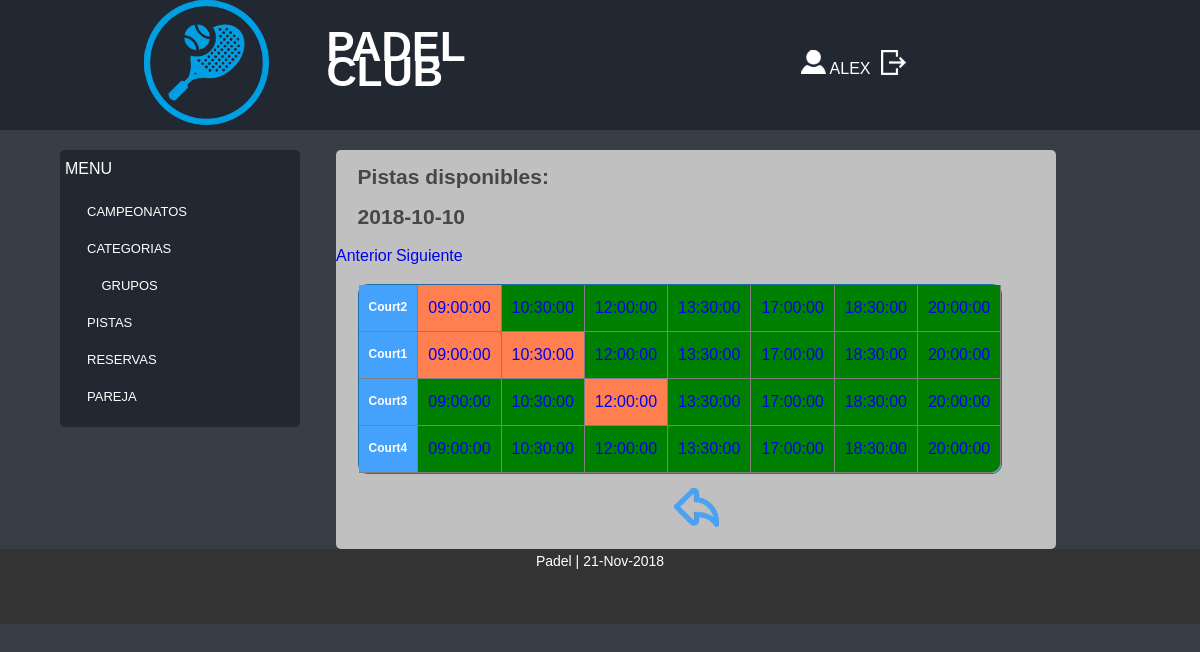
Before: /Controllers/PISTAS_Controller.php (signed in) with the older database file.
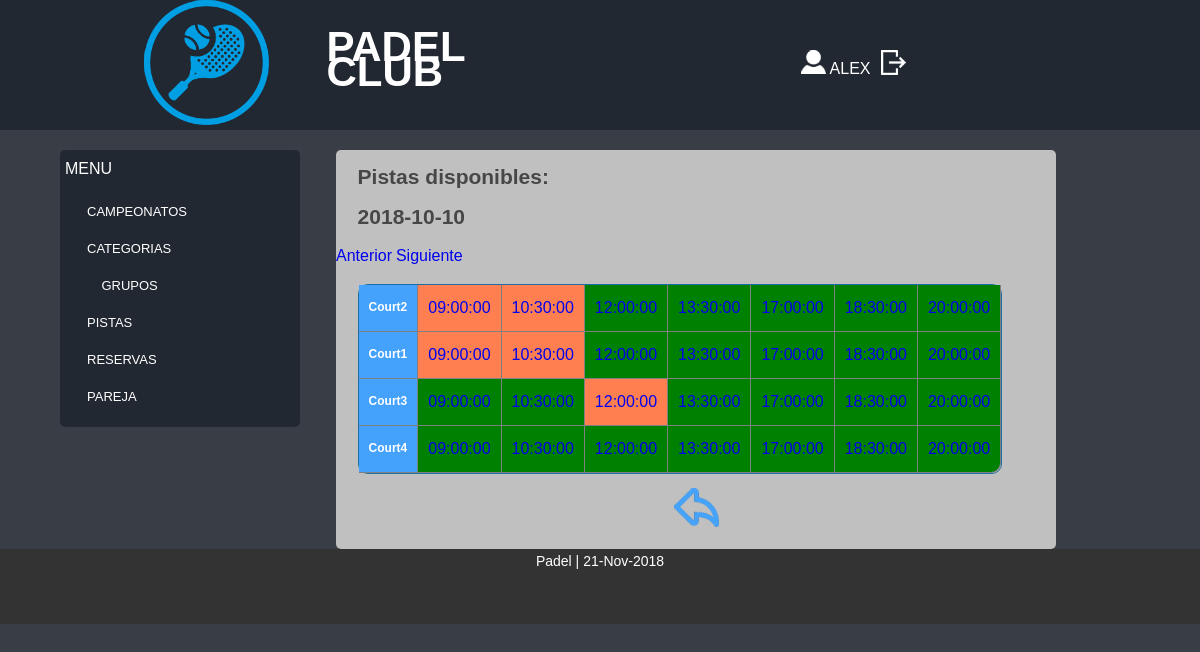
After: the same page with the newer database file.
### Models/PISTAS_Model.php (called while the page is built, shortened)
<?php
class PISTAS_Model {
	var $fecha;
function __construct($idPista, $restriccion, $nombre, $hora, $fecha){
	$this->fecha = $fecha;
	include_once 'Access_DB.php';
	$this->mysqli = ConnectDB();
}
function _SHOWALL(){
	$sql = "SELECT * FROM PISTA WHERE (fecha = '$this->fecha') ORDER BY hora";
	$result = $this->mysqli->query($sql);
	if($result ->num_rows >0){
		$j = 0;
		while($tupla = mysqli_fetch_assoc($result)){
		   $tuplas[$j] = $tupla;
		   $j++;
		}
		return $tuplas;
	}
	else{
		return  false;
	}
}
function _SHOWNAMES(){
	$sql = "SELECT DISTINCT nombre FROM PISTA";
	$result = $this->mysqli->query($sql);
	if($result ->num_rows >0){
		$j = 0;
		while($tupla = mysqli_fetch_assoc($result)){
		   $tuplas[$j] = $tupla;
		   $j++;
		}
		return $tuplas;
	}
	else{
		return  false;
	}
}
}
?>

### Models/Access_DB.php (called while the page is built)
<?php
function ConnectDB()
{
    $mysqli = new mysqli("", 'root', '' , 'ABP_11');
	if ($mysqli->connect_errno) {
		include '../View/MESSAGE_View.php';
		new MESSAGE("Fallo al conectar a MySQL: (" . $mysqli->connect_errno . ") " . $mysqli->connect_error, './index.php');
		return false;
	}
	else{
		return $mysqli;
	}
}
?>

### Views/PISTA_SHOWALL_View.php (the view)
<?php
class PISTA_SHOWALL {
	function __construct($lista,$pistas,$array,$volver){
		$this->lista = $lista;
		$this->pistas = $pistas;
		$this->datos = $array;
		$this->volver = $volver;
		$this->render();
	}
	function render(){
		include 'Header.php';
?>
<div style="overflow-x:auto;">
				<h2>Pistas disponibles:</h2>
	<?php
		echo "<h2>".$this->datos[0]['fecha']."</h2>";
	echo '<a href="'.$_SERVER['PHP_SELF'].'?action=PREVDAY&fecha='.$this->datos[0]['fecha'].'">Anterior</a>&nbsp';
	 echo '<a href="'.$_SERVER['PHP_SELF'].'?action=NEXTDAY&fecha='.$this->datos[0]['fecha'].'">Siguiente</a>';
		?>
		<table class="tablas separador">
						<tr>
						<?php
						for($j=0;$j<count($this->pistas);$j++){
							echo "<tr><th>".$this->pistas[$j]['nombre']."</th>";
							for($i=0; $i<count($this->datos);$i++){
								if($this->datos[$i]['nombre'] == $this->pistas[$j]['nombre']){
									if($this->datos[$i]['restriccion']){
										echo "<td style='background-color: coral;'>";
									}else{
										echo "<td style='background-color: green;'>";
									}
									echo "<a href=".$_SERVER['PHP_SELF'].'?action=SHOWCURRENT&'.($this->lista)[0].'='.$this->datos[$i]["idPista"].'>'.$this->datos[$i]["hora"]."</a></td>";
								}
							}
							echo "</tr>";
						}
							?>
					</table>
					<?php
								 echo "<p align='center'><a href=".$this->volver."><img src='../Views/images/atras.png' title='Atrás' alt='Atrás'></a></p>";
					?>
</div>
<?php
	include 'Footer.php';
	}
}
?>

Changed rows visible on the page:
changed pista (number 3 of 28 on the later page): restriccion 0 → 1 (drawn)
